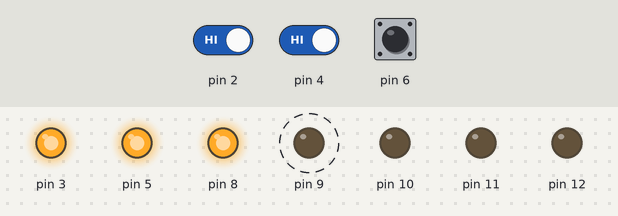
The sketch below on a simulated Arduino Uno, built with avr-gcc and run on an emulated ATmega328P. Parts: output pins drawn as LEDs (lit = HIGH). Dashed ring = blinking. The test bench sets the inputs (shaded band); at power-on: pin 4 HIGH, pin 2 HIGH, pin 6 LOW. What the sketch prints to the serial monitor is not drawn.

Above: at 1.2 s.
1.3 s: pin 4 driven LOW
At 2.2 s:
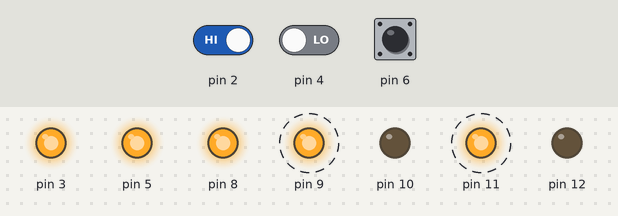
4.3 s: pin 2 driven LOW and pin 6 driven HIGH
At 4.9 s:
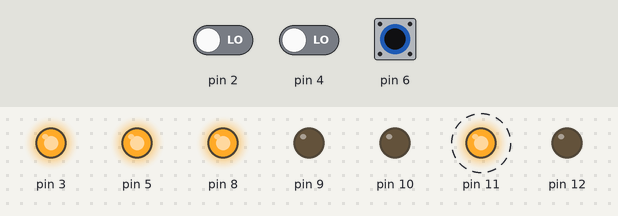
7.3 s: pin 6 pulsed LOW 2 times (0.12 s each, 0.3 s apart)
10.9 s: pin 4 driven HIGH
At 11.3 s:
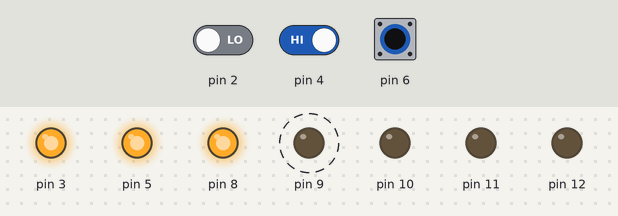
Timing chart, 0 to 61.4 s (numbered marks = the images above; inputs shaded):
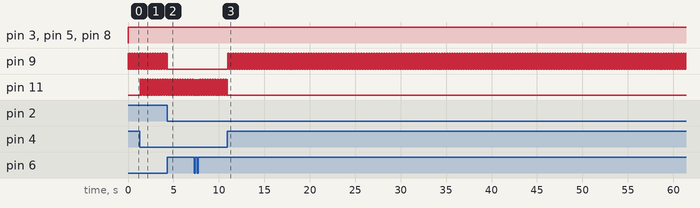

The sketch:

lfr.ino
```cpp
 void setup()
{
  // put your setup code here, to run once:

    pinMode(2,0);
    pinMode(4,0);
    pinMode(6,0);

    pinMode(3,1);
    pinMode(5,1);
    pinMode(8,1);

    pinMode(9,1);
    pinMode(10,1);
    pinMode(11,1);
    pinMode(12,1);
    Serial.begin(9800);
}


void forward()
{
  digitalWrite(9,1);
  digitalWrite(10,0);
  digitalWrite(11,1);
  digitalWrite(12,0);
  delay(25);
  digitalWrite(9,0);
  digitalWrite(10,0);
  digitalWrite(11,0);
  digitalWrite(12,0);
}

void right()
{
  digitalWrite(9,0);
  digitalWrite(10,0);
  digitalWrite(11,1);
  digitalWrite(12,0);
  delay(18);
  digitalWrite(9,0);
  digitalWrite(10,0);
  digitalWrite(11,0);
  digitalWrite(12,0);
}
void left()
{
  digitalWrite(9,1);
  digitalWrite(10,0);
  digitalWrite(11,0);
  digitalWrite(12,0);
  delay(18);
  digitalWrite(9,0);
  digitalWrite(10,0);
  digitalWrite(11,0);
  digitalWrite(12,0);
}


void loop()
{
  // put your main code here, to run repeatedly:
  int a1,a2,a3,a;

  digitalWrite(3,1);
  digitalWrite(5,1);
  digitalWrite(8,1);

  a1 = digitalRead(4);
  a2 = digitalRead(2);
  a3 = digitalRead(6);

  Serial.print("value of 1: ");
  Serial.println(a1);
  Serial.print("value of 2: ");
  Serial.println(a2);
  Serial.print("value of 3: ");
  Serial.println(a3);

  if(a1==0 && a2==1 && a3==0)
  {

    forward();
  }
  else if(a1==0 && a2==0 && a3==0)
  {
   digitalWrite(9,0);
  digitalWrite(10,0);
  digitalWrite(11,0);
  digitalWrite(12,0);
  }
  else if(a1==0 && a3==0 && a2==0)
  {
    forward();
  }
  else if(a2==0 && a3==0 && a1==1)
  {
    left();
  }

  else if(a2==0 && a3==1 && a1==0)
  {
    right();
  }

  else if(a1==1)
  {
    left();
  }

  else if(a3==1)
  {
    right();
  }


}
```

Measured:
- after the input at 1.3 s, pin 11: alternates HIGH for 0.03 s and LOW for 0.02 s, starting after 0.06 s
- after the input at 4.3 s, pin 9: goes on until 4.3 s, then stays LOW
- after the input at 10.9 s, pin 9: alternates HIGH for 0.02 s and LOW for 0.03 s, starting after 0.05 s; pin 11: goes on until 10.9 s, then stays LOW
- by itself, pin 9: alternates HIGH for 0.03 s and LOW for 0.02 s
